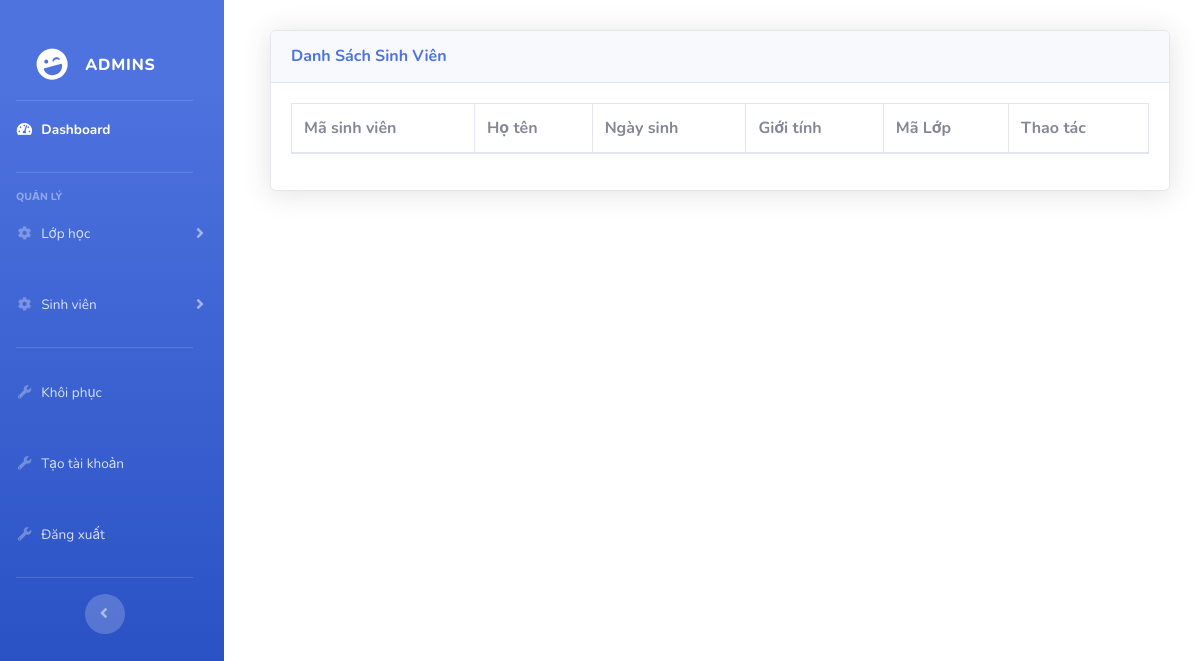
The page /admin/index.php?action=qlsv&query=lietke (signed in) on the database as committed earlier.
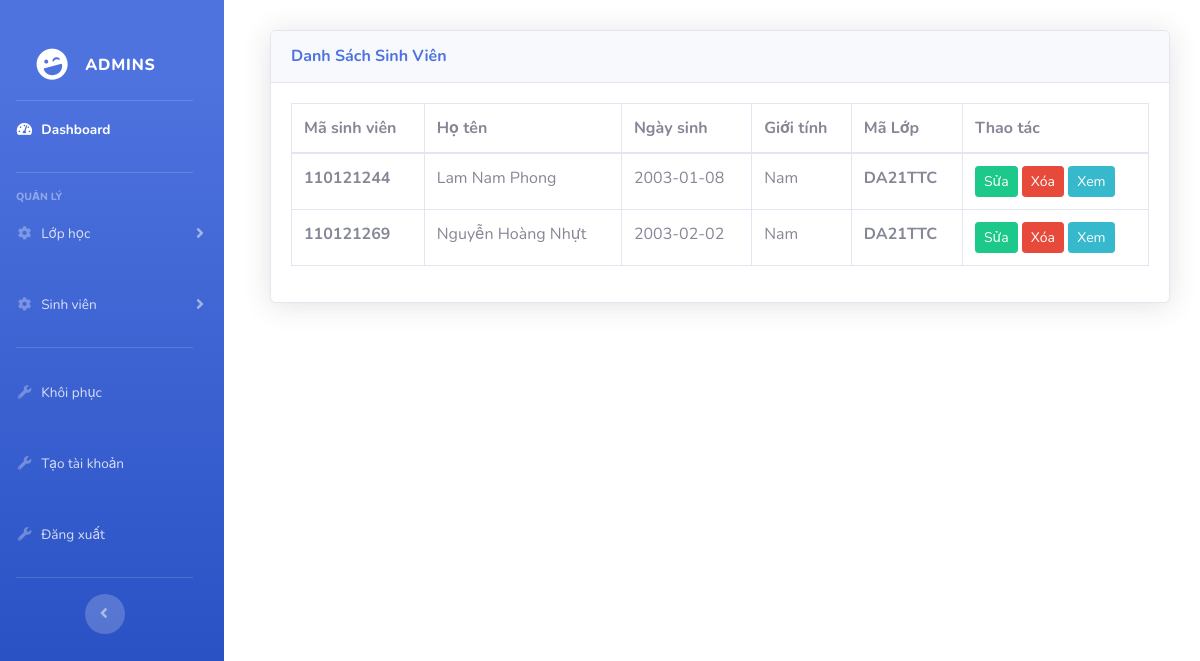
The same page on the database as committed later.
### tables this page shows
CREATE TABLE `sinhvien` (
  `maSV` varchar(9) NOT NULL COMMENT 'Mã sinh viên',
  `hoLot` varchar(20) NOT NULL COMMENT 'Họ lót',
  `tenSV` varchar(10) NOT NULL COMMENT 'Tên sinh viên',
  `ngaySinh` date NOT NULL COMMENT 'Ngày sinh',
  `gioiTinh` varchar(6) NOT NULL COMMENT 'Giới tính',
  `maLop` varchar(20) NOT NULL COMMENT 'Mã Lớp',
  `email` varchar(255) NOT NULL COMMENT 'Email',
  `soDT` varchar(11) NOT NULL COMMENT 'Số điện thoại',
  `diaChi` text NOT NULL COMMENT 'Địa chỉ',
  `hinhAnh` varchar(255) NOT NULL COMMENT 'Hình ảnh',
  `isDeleted` tinyint(1) DEFAULT 0
);

### admin/modules/qlSV/lietke.php (the view)
<?php
    if (isset($_POST['search'])) {
        $SearchText = $_POST['SearchText'];
        $sql = "SELECT * FROM sinhvien
                WHERE isDeleted = 0
                AND (CONCAT(hoLot, ' ', tenSV) LIKE '%$SearchText%'
                OR maSV LIKE '%$SearchText%'
                OR maLop LIKE '%$SearchText%'
                OR gioiTinh LIKE '%$SearchText%')";
    } else {
        $sql = "SELECT * FROM sinhvien WHERE isDeleted = 0";
    }
    $query = mysqli_query($conn, $sql);
?>
    <div class="card shadow mb-4">
    <div class="card-header py-3">
        <h6 class="m-0 font-weight-bold text-primary">Danh Sách Sinh Viên</h6>
    </div>
    <div class="card-body">
        <div class="table-responsive">
            <table class="table table-bordered" id="dataTable" width="100%" cellspacing="0">
                <thead>
                    <tr>
                        <th>Mã sinh viên</th>
                        <th>Họ tên</th>
                        <th>Ngày sinh</th>
                        <th>Giới tính</th>
                        <th>Mã Lớp</th>
                        <th>Thao tác</th>
                    </tr>
                </thead>
                <tbody>
                    <?php while($row = mysqli_fetch_assoc($query)){ ?>
                    <tr  style="cursor: pointer;">
                        <th><?php echo $row['maSV'] ?></th>
                        <td><?php echo $row['hoLot'] . " " . $row['tenSV']; ?></td>
                        <td><?php echo $row['ngaySinh']?></td>
                        <td><?php echo $row['gioiTinh']?></td>
                        <th><?php echo $row['maLop']?></th>
                        <td>
                            <a href="?action=qlsv&query=sua&masv=<?php echo $row['maSV'] ?>" class="btn btn-sm btn-success " type="submit" >Sửa</a>
                            <a onclick = "return confirm('Bạn có thực sự muốn xóa không?')" href="modules/qlSV/xuly.php?masv=<?php echo $row['maSV']; ?>" class="btn btn-sm btn-danger" type="submit">Xóa</a>
                            <a onclick="window.location.href='index.php?action=qlsv&query=thongtin&masv=<?php echo $row['maSV'] ?>';" class="btn btn-sm btn-info" type="submit">Xem</a>
                        </td>
                    </tr>
                <?php } ?>
                </tbody>
            </table>
        </div>
    </div>
</div>

### admin/index.php (shortened to what this page needs)
<!DOCTYPE html>
<html lang="en">
<head>
    <link href="https://stackpath.bootstrapcdn.com/bootstrap/4.5.2/css/bootstrap.min.css" rel="stylesheet">
    <link rel="stylesheet" type="text/css" href="../css/dasboard.css">
    <link href="./vendor/fontawesome-free/css/all.min.css" rel="stylesheet" type="text/css">
    <link href="./css/sb-admin-2.min.css" rel="stylesheet">
    <link href="./vendor/datatables/dataTables.bootstrap4.min.css" rel="stylesheet">
</head>
<body>
    <?php
        include('./modules/menu.php');
        include('./modules/main.php');
    ?>
</body>
</html>

### admin/modules/menu.php (shortened to what this page needs)
<ul class="navbar-nav bg-gradient-primary sidebar sidebar-dark accordion" id="accordionSidebar">
            <a class="sidebar-brand d-flex align-items-center justify-content-center" href="/220243_nhom2/admin/">
                <div class="sidebar-brand-icon rotate-n-15">
                    <i class="fas fa-laugh-wink"></i>
                </div>
                <div class="sidebar-brand-text mx-3">Admins</div>
            </a>
            <hr class="sidebar-divider my-0">
            <li class="nav-item active">
                <a class="nav-link" href="/220243_nhom2/admin/">
                    <i class="fas fa-fw fa-tachometer-alt"></i>
                    <span>Dashboard</span></a>
            </li>
            <hr class="sidebar-divider">
            <div class="sidebar-heading">
                Quản lý
            </div>
            <li class="nav-item">
                <a class="nav-link collapsed" href="#" data-toggle="collapse" data-target="#collapseTwo"
                    aria-expanded="true" aria-controls="collapseTwo">
                    <i class="fas fa-fw fa-cog"></i>
                    <span>Lớp học</span>
                </a>
            </li>
            <li class="nav-item">
                <a class="nav-link collapsed" href="#" data-toggle="collapse" data-target="#collapseUtilities"
                    aria-expanded="true" aria-controls="collapseUtilities">
                    <i class="fas fa-fw fa-cog"></i>
                    <span>Sinh viên</span>
                </a>
            </li>
            <hr class="sidebar-divider">
            <li class="nav-item">
                <a class="nav-link" href="index.php?action=mautinrac&query=rac">
                    <i class="fas fa-fw fa-wrench"></i>
                    <span>Khôi phục</span></a>
            </li>
            <li class="nav-item">
                <a class="nav-link" href="?action=taotk&query=giangvien">
                    <i class="fas fa-fw fa-wrench"></i>
                    <span>Tạo tài khoản</span></a>
            </li>
            <li class="nav-item">
                <a class="nav-link" href="../admin/logout.php">
                    <i class="fas fa-fw fa-wrench"></i>
                    <span>Đăng xuất</span></a>
            </li>
            <hr class="sidebar-divider d-none d-md-block">
            <div class="text-center d-none d-md-inline">
                <button class="rounded-circle border-0" id="sidebarToggle"></button>
            </div>
</ul>

### admin/modules/main.php
<div class="content">
    <?php
        if(isset($_GET['action']) && $_GET['query']){
            $tam = $_GET['action'];
            $query = $_GET['query'];
        }else{
            $tam = '';
            $query = '';
        }
        if($tam == 'qllop' && $query == 'lietke'){
            include('modules/qlLop/lietke.php');
        }elseif($tam == 'qllop' && $query == 'them'){
            include('modules/qlLop/them.php');
        }elseif($tam == 'qllop' && $query == 'sua'){
            include('modules/qlLop/sua.php');
        }elseif($tam == 'qlsv' && $query == 'lietke'){
            include('modules/qlSV/lietke.php');
        }elseif($tam == 'qlsv' && $query == 'them'){
            include('modules/qlSV/them.php');
        }elseif($tam == 'qlsv' && $query == 'sua'){
            include('modules/qlSV/sua.php');
        }elseif($tam == 'qllop' && $query == 'showup'){
            include('modules/qlLop/showup.php');
        }elseif($tam == 'qlsv' && $query == 'thongtin'){
            include('modules/qlSV/thongtinchitiet.php');
        }elseif($tam == 'mautinrac' && $query == 'rac'){
            include('modules/backup/deleted.php');
        }elseif($tam == 'taotk' && $query == 'giangvien' ){
            include('../admin/signup.php');
        } else {
            include('../admin/modules/home.php');
        }
    ?>
</div>

### css/dasboard.css (style rules this page uses)
body { font-family: 'Arial', sans-serif; background-color: #f8f9fa; }
.sidebar { height: 100vh; background-color: #343a40; padding: 30px 15px; position: fixed; top: 0; left: 0; width: 220px; z-index: 1000; }
.sidebar .nav-link { color: #adb5bd; font-size: 16px; margin-bottom: 15px; }
.content { margin-left: 240px; padding: 30px; }
.card { border: none; border-radius: 10px; box-shadow: 0 2px 10px rgba(0, 0, 0, 0.1); margin-bottom: 20px; }

Rows that differ between the two databases and show on the page:
added sinhvien: maSV "110121244", hoLot "Lam", tenSV "Nam Phong", ngaySinh "2003-01-08", gioiTinh "Nam", maLop "DA21TTC"
added sinhvien: maSV "110121269", hoLot "Nguyễn Hoàng", tenSV "Nhựt", ngaySinh "2003-02-02", gioiTinh "Nam", maLop "DA21TTC"
